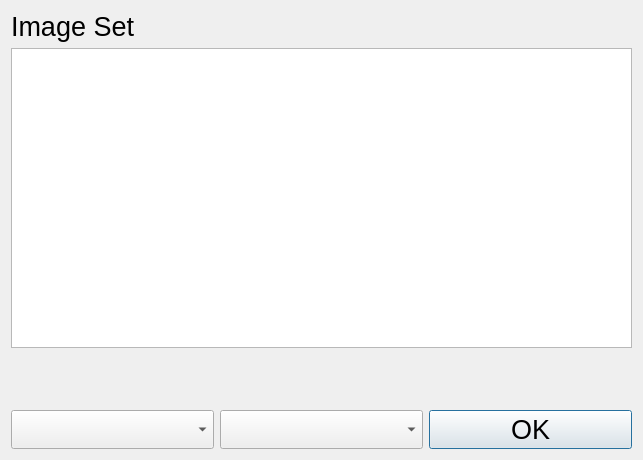
<?xml version="1.0" encoding="UTF-8"?>
<ui version="4.0">
 <class>select_image_set</class>
 <widget class="QDialog" name="select_image_set">
  <property name="geometry">
   <rect>
    <x>0</x>
    <y>0</y>
    <width>643</width>
    <height>460</height>
   </rect>
  </property>
  <property name="windowTitle">
   <string>Select Image Set</string>
  </property>
  <layout class="QVBoxLayout" name="verticalLayout_2">
   <item>
    <layout class="QVBoxLayout" name="verticalLayout">
     <item>
      <widget class="QLabel" name="label">
       <property name="font">
        <font>
         <pointsize>20</pointsize>
        </font>
       </property>
       <property name="text">
        <string>Image Set</string>
       </property>
      </widget>
     </item>
     <item>
      <widget class="QListWidget" name="image_sets">
       <property name="sizePolicy">
        <sizepolicy hsizetype="Expanding" vsizetype="MinimumExpanding">
         <horstretch>0</horstretch>
         <verstretch>0</verstretch>
        </sizepolicy>
       </property>
       <property name="minimumSize">
        <size>
         <width>0</width>
         <height>300</height>
        </size>
       </property>
       <property name="font">
        <font>
         <pointsize>20</pointsize>
        </font>
       </property>
      </widget>
     </item>
     <item>
      <spacer name="verticalSpacer">
       <property name="orientation">
        <enum>Qt::Vertical</enum>
       </property>
       <property name="sizeHint" stdset="0">
        <size>
         <width>20</width>
         <height>40</height>
        </size>
       </property>
      </spacer>
     </item>
     <item>
      <layout class="QHBoxLayout" name="horizontalLayout">
       <item>
        <widget class="QComboBox" name="imageType">
         <property name="font">
          <font>
           <pointsize>20</pointsize>
          </font>
         </property>
        </widget>
       </item>
       <item>
        <widget class="QComboBox" name="image_position">
         <property name="font">
          <font>
           <pointsize>20</pointsize>
          </font>
         </property>
        </widget>
       </item>
       <item>
        <widget class="QPushButton" name="ok">
         <property name="minimumSize">
          <size>
           <width>100</width>
           <height>0</height>
          </size>
         </property>
         <property name="font">
          <font>
           <pointsize>20</pointsize>
          </font>
         </property>
         <property name="text">
          <string>OK</string>
         </property>
        </widget>
       </item>
      </layout>
     </item>
    </layout>
   </item>
  </layout>
 </widget>
 <resources/>
 <connections/>
</ui>
